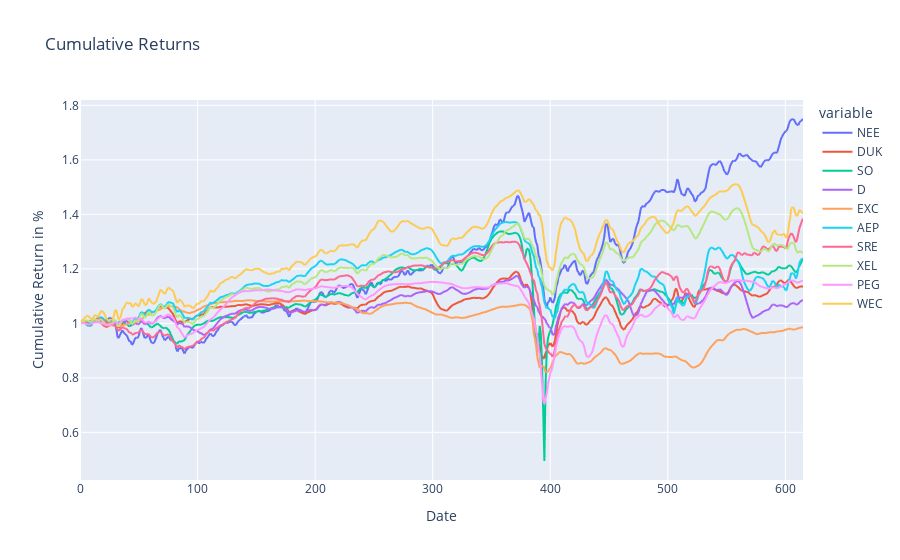

The notebook cell this image was saved under:
### Code cell
#NAME = ['NEE','DUK','SO','D','EXC','AEP','SRE','XEL','PEG','WEC']
dfNEE = pd.DataFrame(test_resultNEE,
                  columns = ['NEE'])
dfDUK = pd.DataFrame(test_resultDUK,
                  columns = ['DUK'])
dfSO = pd.DataFrame(test_resultSO,
                  columns = ['SO'])
dfD = pd.DataFrame(test_resultD,
                  columns = ['D'])
dfEXC = pd.DataFrame(test_resultEXC,
                  columns = ['EXC'])
dfAEP = pd.DataFrame(test_resultAEP,
                  columns = ['AEP'])
dfSRE = pd.DataFrame(test_resultSRE,
                  columns = ['SRE'])
dfXEL = pd.DataFrame(test_resultXEL,
                  columns = ['XEL'])
dfPEG = pd.DataFrame(test_resultPEG,
                  columns = ['PEG'])
dfWEC = pd.DataFrame(test_resultWEC,
                  columns = ['WEC'])
#---------------------------------------------------------------------------------------------#

TEST_pred1 = pd.concat([dfNEE,dfDUK,dfSO,dfD,dfEXC,dfAEP,dfSRE,dfXEL,dfPEG,dfWEC], axis=1)
#---------------------------------------------------------------------------------------------#

NEE_daily_returns = TEST_pred1['NEE'].pct_change()
DUK_daily_returns = TEST_pred1['DUK'].pct_change()

SO_daily_returns = TEST_pred1['SO'].pct_change()
D_daily_returns = TEST_pred1['D'].pct_change()

EXC_daily_returns = TEST_pred1['EXC'].pct_change()
AEP_daily_returns = TEST_pred1['AEP'].pct_change()

SRE_daily_returns = TEST_pred1['SRE'].pct_change()
XEL_daily_returns = TEST_pred1['XEL'].pct_change()

PEG_daily_returns = TEST_pred1['PEG'].pct_change()
WEC_daily_returns = TEST_pred1['WEC'].pct_change()
#---------------------------------------------------------------------------------------------#
dfNEEreturn = NEE_daily_returns.to_frame()
dfDUKreturn = DUK_daily_returns.to_frame()

dfSOreturn = SO_daily_returns.to_frame()
dfDreturn = D_daily_returns.to_frame()

dfEXCreturn = EXC_daily_returns.to_frame()
dfAEPreturn = AEP_daily_returns.to_frame()

dfSREreturn = SRE_daily_returns.to_frame()
dfXELreturn = XEL_daily_returns.to_frame()

dfPEGreturn = PEG_daily_returns.to_frame()
dfWECreturn = WEC_daily_returns.to_frame()
#---------------------------------------------------------------------------------------------#
TESTDailyReturn_pred1 = pd.concat([dfNEEreturn,
                             dfDUKreturn,
                             dfSOreturn,
                             dfDreturn,
                             dfEXCreturn,
                             dfAEPreturn,
                             dfSREreturn,
                             dfXELreturn,
                             dfPEGreturn,
                             dfWECreturn], axis=1)
#---------------------------------------------------------------------------------------------#


NEE_cum_returns = (NEE_daily_returns + 1).cumprod()
DUK_cum_returns = (DUK_daily_returns + 1).cumprod()

SO_cum_returns = (SO_daily_returns + 1).cumprod()
D_cum_returns = (D_daily_returns + 1).cumprod()

EXC_cum_returns = (EXC_daily_returns + 1).cumprod()
AEP_cum_returns = (AEP_daily_returns + 1).cumprod()

SRE_cum_returns = (SRE_daily_returns + 1).cumprod()
XEL_cum_returns = (XEL_daily_returns + 1).cumprod()

PEG_cum_returns = (PEG_daily_returns + 1).cumprod()
WEC_cum_returns = (WEC_daily_returns + 1).cumprod()
#---------------------------------------------------------------------------------------------#

dfNEECUM = NEE_cum_returns.to_frame()
dfDUKCUM = DUK_cum_returns.to_frame()

dfSOCUM = SO_cum_returns.to_frame()
dfDCUM = D_cum_returns.to_frame()

dfEXCCUM = EXC_cum_returns.to_frame()
dfAEPCUM = AEP_cum_returns.to_frame()

dfSRECUM = SRE_cum_returns.to_frame()
dfXELCUM = XEL_cum_returns.to_frame()

dfPEGCUM = PEG_cum_returns.to_frame()
dfWECCUM = WEC_cum_returns.to_frame()

#---------------------------------------------------------------------------------------------#
TESTCUM_pred1 = pd.concat([dfNEECUM,dfDUKCUM,dfSOCUM,dfDCUM,dfEXCCUM,dfAEPCUM,dfSRECUM,dfXELCUM,dfPEGCUM,dfWECCUM], axis=1)
#---------------------------------------------------------------------------------------------#

atx_comps_returns_pred1 = TESTDailyReturn_pred1
atx_comps_rets_cumprod_pred1 = TESTCUM_pred1

#---------------------------------------------------------------------------------------------#

fig = px.line(atx_comps_rets_cumprod_pred1, x=atx_comps_rets_cumprod_pred1.index, y=atx_comps_rets_cumprod_pred1.columns, title='Cumulative Returns')
######
fig.update_xaxes(title_text='Date')
fig.update_yaxes(title_text='Cumulative Return in %')

fig.show()
#---------------------------------------------------------------------------------------------#


mu = expected_returns.ema_historical_return(atx_comps_returns_pred1, returns_data = True, span = 500)
Sigma = risk_models.exp_cov(atx_comps_returns_pred1, returns_data = True, span = 180)


ret_ef = np.arange(0, mu.max(), 0.01)
vol_ef = []
for i in np.arange(0, mu.max(), 0.01):
    ef_pred1 = EfficientFrontier(mu, Sigma)
    ef_pred1.efficient_return(i)
    vol_ef.append(ef_pred1.portfolio_performance()[1])

ef_pred1 = EfficientFrontier(mu, Sigma)
ef_pred1.min_volatility()
min_vol_ret = ef_pred1.portfolio_performance()[0]
min_vol_vol = ef_pred1.portfolio_performance()[1]

ef_pred1.max_sharpe(risk_free_rate=0.009)
max_sharpe_ret = ef_pred1.portfolio_performance()[0]
max_sharpe_vol = ef_pred1.portfolio_performance()[1]


portfolioREAL_Pred1 = pd.concat([closeNEE,
                   closeDUK,
                   closeSO,
                   closeD,
                   closeEXC,
                   closeAEP,
                   closeSRE,
                   closeXEL,
                   closePEG,
                   closeWEC,
                      ], axis=1)

### Figure 1 — Plotly figure (JSON) as saved in the notebook; plotly's stock layout.template omitted (floating-point values rounded to 4 significant figures; data arrays with more than 128 entries replaced by an {"elided": "..."} marker saying what was removed)
{"data": [{"hovertemplate": "variable=NEE<br>index=%{x}<br>value=%{y}<extra></extra>", "legendgroup": "NEE", "line": {"color": "#636efa", "dash": "solid"}, "mode": "lines", "name": "NEE", "showlegend": true, "type": "scattergl", "x": {"elided": "616 int values"}, "xaxis": "x", "y": {"elided": "616 float values"}, "yaxis": "y"}, {"hovertemplate": "variable=DUK<br>index=%{x}<br>value=%{y}<extra></extra>", "legendgroup": "DUK", "line": {"color": "#EF553B", "dash": "solid"}, "mode": "lines", "name": "DUK", "showlegend": true, "type": "scattergl", "x": {"elided": "616 int values"}, "xaxis": "x", "y": {"elided": "616 float values"}, "yaxis": "y"}, {"hovertemplate": "variable=SO<br>index=%{x}<br>value=%{y}<extra></extra>", "legendgroup": "SO", "line": {"color": "#00cc96", "dash": "solid"}, "mode": "lines", "name": "SO", "showlegend": true, "type": "scattergl", "x": {"elided": "616 int values"}, "xaxis": "x", "y": {"elided": "616 float values"}, "yaxis": "y"}, {"hovertemplate": "variable=D<br>index=%{x}<br>value=%{y}<extra></extra>", "legendgroup": "D", "line": {"color": "#ab63fa", "dash": "solid"}, "mode": "lines", "name": "D", "showlegend": true, "type": "scattergl", "x": {"elided": "616 int values"}, "xaxis": "x", "y": {"elided": "616 float values"}, "yaxis": "y"}, {"hovertemplate": "variable=EXC<br>index=%{x}<br>value=%{y}<extra></extra>", "legendgroup": "EXC", "line": {"color": "#FFA15A", "dash": "solid"}, "mode": "lines", "name": "EXC", "showlegend": true, "type": "scattergl", "x": {"elided": "616 int values"}, "xaxis": "x", "y": {"elided": "616 float values"}, "yaxis": "y"}, {"hovertemplate": "variable=AEP<br>index=%{x}<br>value=%{y}<extra></extra>", "legendgroup": "AEP", "line": {"color": "#19d3f3", "dash": "solid"}, "mode": "lines", "name": "AEP", "showlegend": true, "type": "scattergl", "x": {"elided": "616 int values"}, "xaxis": "x", "y": {"elided": "616 float values"}, "yaxis": "y"}, {"hovertemplate": "variable=SRE<br>index=%{x}<br>value=%{y}<extra></extra>", "legendgroup": "SRE", "line": {"color": "#FF6692", "dash": "solid"}, "mode": "lines", "name": "SRE", "showlegend": true, "type": "scattergl", "x": {"elided": "616 int values"}, "xaxis": "x", "y": {"elided": "616 float values"}, "yaxis": "y"}, {"hovertemplate": "variable=XEL<br>index=%{x}<br>value=%{y}<extra></extra>", "legendgroup": "XEL", "line": {"color": "#B6E880", "dash": "solid"}, "mode": "lines", "name": "XEL", "showlegend": true, "type": "scattergl", "x": {"elided": "616 int values"}, "xaxis": "x", "y": {"elided": "616 float values"}, "yaxis": "y"}, {"hovertemplate": "variable=PEG<br>index=%{x}<br>value=%{y}<extra></extra>", "legendgroup": "PEG", "line": {"color": "#FF97FF", "dash": "solid"}, "mode": "lines", "name": "PEG", "showlegend": true, "type": "scattergl", "x": {"elided": "616 int values"}, "xaxis": "x", "y": {"elided": "616 float values"}, "yaxis": "y"}, {"hovertemplate": "variable=WEC<br>index=%{x}<br>value=%{y}<extra></extra>", "legendgroup": "WEC", "line": {"color": "#FECB52", "dash": "solid"}, "mode": "lines", "name": "WEC", "showlegend": true, "type": "scattergl", "x": {"elided": "616 int values"}, "xaxis": "x", "y": {"elided": "616 float values"}, "yaxis": "y"}], "layout": {"legend": {"title": {"text": "variable"}, "tracegroupgap": 0}, "title": {"text": "Cumulative Returns"}, "xaxis": {"anchor": "y", "domain": [0, 1], "title": {"text": "Date"}}, "yaxis": {"anchor": "x", "domain": [0, 1], "title": {"text": "Cumulative Return in %"}}}}
